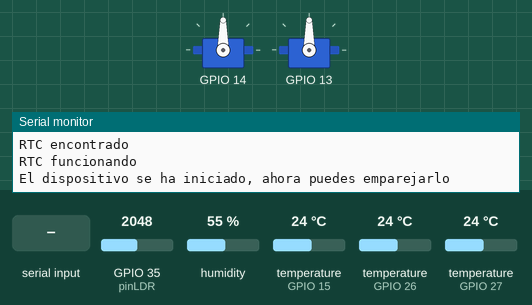
The sketch below on a simulated ESP32. Shown: 2 × servo, the last lines printed to the serial monitor. Inputs (shaded band) come from the test bench; at power-on: temperature (sensors on GPIO 15, GPIO 26, GPIO 27) 24 °C, GPIO 35 (pinLDR) = 2048, humidity 55 %. The local clock reads 2024-03-15 10:24:30 at power-on unless the sketch sets it; storage starts empty; nothing arrives over Bluetooth unless stated.

Above: at 1.2 s.
1.3 s: temperature (sensor on GPIO 15) set to 26 °C
6.7 s: GPIO 35 (pinLDR) set to 1995
At 9.1 s:
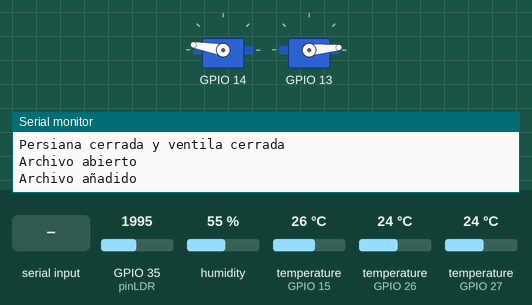
11.3 s: temperature (sensor on GPIO 26) set to 28 °C
At 13.6 s:
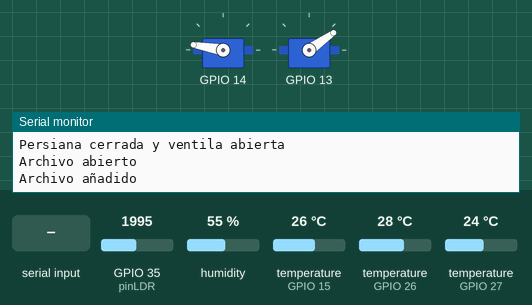
15.9 s: "5\n" received over the second serial link
22.0 s: "1\n" received over the second serial link
At 26.3 s:
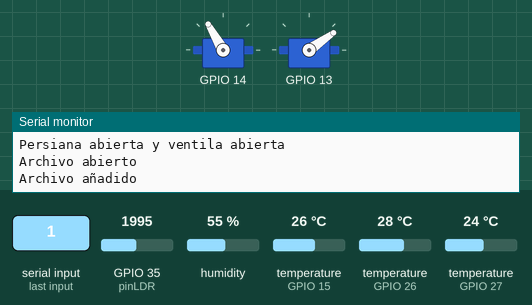
26.6 s: "4\n" received over the second serial link
At 33.7 s:
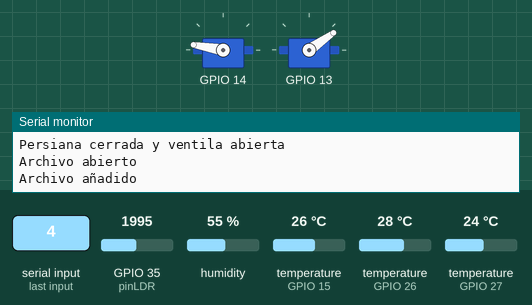
Timing chart, 0 to 35.2 s (numbered marks = the images above; inputs shaded):
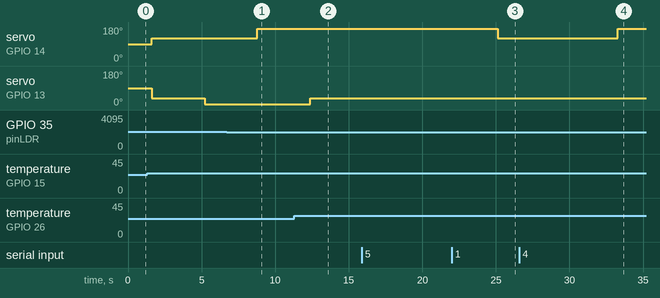

The sketch:

Ventana_V4.ino
```cpp
/* Includes ----------------------------------------------------------------*/
#include "def.h"
#include "DS18B20.h"
#include "servo.h"
#include "dht11.h"
#include "ldr.h"
#include "rtc.h"
#include "bluetooth.h"
#include "microsd.h"
#include "print_data.h"
/* Structures ----------------------------------------------------------------*/
vent ventana = {
  .windowMode = 10,
  .dateFormatted = "",
  .tempIndoor = 0,
  .humIndoor = 0,
  .avgTemp = 0,
  .ldr = 0
};
/* Setup -------------------------------------------------------------------*/
void setup() {
  Serial.begin(115200);
  SD_init();
  RTC_init();
  BT_init();
  DS18B20_init();
  DHT_init();
  servo_init();
}
/* Loop -------------------------------------------------------------------*/
void loop() {
  /* Obtención de datos ---------------------------------------------------*/
  ventana.dateFormatted = getDate();
  ventana.tempIndoor =    getTempe();
  ventana.humIndoor =     getHumi();
  ventana.avgTemp =       getAvgTemp();
  ventana.ldr =           getLDR();
  /* Modo automático por defecto ------------------------------------------*/
  if (ventana.windowMode == 10) {
    if (ventana.ldr >= luzDeseada) {
      persianaState(true);
    }
    else if (ventana.ldr < luzDeseada) {
      persianaState(false);
    }
    if (ventana.avgTemp > temperaturaDeseada || ventana.tempIndoor < temperaturaDeseada || ventana.avgTemp > ventana.tempIndoor) {
      ventilaState(true);
    } else {
      ventilaState(false);
    }
  }
  String comando = "";
  while (SerialBT.available()) {
    comando = SerialBT.readString();
    comando.trim();
  }
  /* Modo automático app  --------------------------------------------------*/
  if (comando == "4") {
    ventana.windowMode = 10;
  }
  else if (comando == "5") {
    ventana.windowMode = 20;
  }
  else if (comando == "1" && ventana.windowMode == 20) {
    persianaState(true);
  }
  else if (comando == "0" && ventana.windowMode == 20) {
    persianaState(false);
  }
  else if (comando == "2" && ventana.windowMode == 20) {
    ventilaState(true);
  }
  else if (comando == "3" && ventana.windowMode == 20) {
    ventilaState(false);
  }
  printDataSerial(&dht11, &persiana, &ventila, &ventana, &camaraSuperior, &camaraInferior, &luzDeseada, &temperaturaDeseada);
  printDataBT(&dht11, &persiana, &ventila, &ventana, &camaraSuperior, &camaraInferior, &luzDeseada, &temperaturaDeseada);
  logSDCard(&dht11, &persiana, &ventila, &ventana, &camaraSuperior, &camaraInferior, &luzDeseada, &temperaturaDeseada);
  delay(2000);
}
```

DS18B20.h
```cpp
/* Includes ------------------------------------------------------------------*/
#include <OneWire.h>
#include <DallasTemperature.h>
/* Structures ----------------------------------------------------------------*/
ds18b20 camaraSuperior = {  // TEMPERATURA 2
  .pin = 27,
  .temp = 0
};
ds18b20 camaraInferior = {  // TEMPERATURA 1
  .pin = 26,
  .temp = 0
};
/* Instances -----------------------------------------------------------------*/
OneWire CamaraArriba(camaraSuperior.pin);
OneWire CamaraAbajo(camaraInferior.pin);
DallasTemperature camaraArriba(&CamaraArriba);
DallasTemperature camaraAbajo(&CamaraAbajo);
/* Functions -----------------------------------------------------------------*/
void DS18B20_init() {
  camaraArriba.begin();
  camaraAbajo.begin();
}

float getAvgTemp() {
  camaraArriba.requestTemperatures();
  camaraAbajo.requestTemperatures();

  camaraSuperior.temp = camaraArriba.getTempCByIndex(0);
  camaraInferior.temp = camaraAbajo.getTempCByIndex(0);

  camaraSuperior.temp = camaraSuperior.temp == -127 ? 0 : camaraSuperior.temp;
  camaraInferior.temp = camaraInferior.temp == -127 ? 0 : camaraInferior.temp;

  return ((camaraSuperior.temp + camaraInferior.temp) / 2);
}
```

bluetooth.h
```cpp
/* Includes ----------------------------------------------------------------*/
#include <BluetoothSerial.h>
/* Instances ----------------------------------------------------------------*/
BluetoothSerial SerialBT;
/* Functions -----------------------------------------------------------------*/
void BT_init() {
  SerialBT.begin("ESP32-4");
  Serial.println("El dispositivo se ha iniciado, ahora puedes emparejarlo");
}
void printDataBT(dht* dht11, servo* persiana, servo* ventila, vent* ventana, ds18b20* camaraSuperior, ds18b20* camaraInferior, uint16_t *luzDeseada, uint8_t *temperaturaDeseada) {
  String datosBT =  String(dht11->temp) + "_" +
                    String(dht11->hum) + "_" +
                    String(persiana->state) + "_" +
                    String(ventila->state) + "_" +
                    String(ventana->windowMode) + "_" +
                    String(ventana->ldr) + "_" +
                    String(camaraSuperior->temp) + "_" +
                    String(camaraInferior->temp) + "_" +
                    String(*luzDeseada) + "_" +
                    String(*temperaturaDeseada) + "\r\n";
  SerialBT.print(datosBT);
}
```

def.h
```cpp
/* Variables -----------------------------------------------------------------*/
uint8_t temperaturaCamara = 0;
uint8_t temperaturaDeseada = 25;
uint16_t luzDeseada = 2040;
/* Structures ----------------------------------------------------------------*/
struct vent {
  uint8_t   windowMode;
  String    dateFormatted;
  float     tempIndoor;
  float     humIndoor;
  float     avgTemp;
  uint16_t  ldr;
};

struct servo {
  const uint8_t pin;
  uint8_t state;
  uint8_t degreesOpen;
  uint8_t degreesClosed;
};
struct dht {
  const uint8_t pin;
  float temp;
  float hum;
};
struct ds18b20 {
  const uint8_t pin;
  float temp;
};
```

dht11.h
```cpp
/* Includes ------------------------------------------------------------------*/
#include <DHT.h>
/* Structures ----------------------------------------------------------------*/
dht dht11 = {
  .pin = 15,
  .temp = 0,
  .hum = 0
};
/* Instances -----------------------------------------------------------------*/
DHT dhtSensor(dht11.pin, DHT11);
/* Functions -----------------------------------------------------------------*/
void DHT_init() {
  dhtSensor.begin();
}
float getTempe() {
  dht11.temp = dhtSensor.readTemperature();
  dht11.temp = isnan(dht11.temp) ? 0 : dht11.temp;
  return dht11.temp;
}
float getHumi() {
  dht11.hum = dhtSensor.readHumidity();
  dht11.hum = isnan(dht11.hum) ? 0 : dht11.hum;
  return dht11.hum;
}
```

ldr.h
```cpp
const uint8_t pinLDR = 35;
/* Functions -----------------------------------------------------------------*/
uint16_t getLDR()
{
  uint16_t raw_data = analogRead(pinLDR);
  return raw_data;
}
```

microsd.h
```cpp
/* Includes ------------------------------------------------------------------*/
#include <FS.h>
#include <SD.h>
#include <SPI.h>
/* Functions -----------------------------------------------------------------*/
void writeFile(fs::FS &fs, const char * path, const char * message) {
  File file = fs.open(path, FILE_WRITE);

  Serial.println(!file ? "Archivo no se pudo abrir" : "Archivo abierto");
  Serial.println(file.print(message) ? "Archivo escrito" : "No se ha podido escribir");
  file.close();
}
void appendFile(fs::FS &fs, const char * path, const char * message) {
  File file = fs.open(path, FILE_APPEND);
  Serial.println(!file ? "Archivo no se pudo abrir" : "Archivo abierto");
  Serial.println(file.print(message) ? "Archivo añadido" : "No se ha podido añadir");
  file.close();
}
void SD_init() {
  Serial.println(!SD.begin() ? "No se puede encontrar la SD" : "Se encontro la SD");
  File file = SD.open("/dataESP32.txt");
  Serial.println(!file ? "El archivo no existe, se creara uno" : "El archivo ya existe");
  if (!file) {
    writeFile(SD, "/dataESP32.txt", "ESP32-4\r\n");
    writeFile(SD, "/dataESP32.txt", "Fecha,TemperaturaInterior,HumedadInterior,EstadoPersiana,EstadoVentila,ModoVentana,Luz,TemperaturaCamaraArriba,temperaturaCamaraAbajo,LuzDeseada,TemperaturaDeseada\r\n");
  } else if (file) {
    writeFile(SD, "/dataESP32.txt", "ESP32-4\r\n");
    writeFile(SD, "/dataESP32.txt", "Fecha,TemperaturaInterior,HumedadInterior,EstadoPersiana,EstadoVentila,ModoVentana,Luz,TemperaturaCamaraArriba,temperaturaCamaraAbajo,LuzDeseada,TemperaturaDeseada\r\n");
  }
  file.close();
}
void logSDCard(dht* dht11, servo* persiana, servo* ventila, vent* ventana, ds18b20* camaraSuperior, ds18b20* camaraInferior, uint16_t *luzDeseada, uint8_t *temperaturaDeseada) {
  String datosSD =  String(ventana->dateFormatted) + "," +
                    String(dht11->temp) + "," +
                    String(dht11->hum) + "," +
                    String(persiana->state) + "," +
                    String(ventila->state) + "," +
                    String(ventana->windowMode) + "," +
                    String(ventana->ldr) + "," +
                    String(camaraSuperior->temp) + "," +
                    String(camaraInferior->temp) + "," +
                    String(*luzDeseada) + "," +
                    String(*temperaturaDeseada) + "\r\n";
  appendFile(SD, "/dataESP32.txt", datosSD.c_str());
}
```

print_data.h
```cpp
/* Functions -----------------------------------------------------------------*/
void printDataSerial(dht* dht11, servo* persiana, servo* ventila, vent* ventana, ds18b20* camaraSuperior, ds18b20* camaraInferior, uint16_t *luzDeseada, uint8_t *temperaturaDeseada)
{
  if (ventana->windowMode == 10) {
    Serial.println("---------- AUTOMATICO ----------");
  } else if (ventana->windowMode == 20) {
    Serial.println("------------ MANUAL ------------");
  }
  Serial.println(ventana->dateFormatted);
  Serial.print("Temperatura interior: ");
  Serial.print(dht11->temp);
  Serial.println("ºC");
  Serial.print("Humedad interior: ");
  Serial.print(dht11->hum);
  Serial.println("%");
  Serial.print("Temperatura superior: ");
  Serial.print(camaraSuperior->temp);
  Serial.println("ºC");
  Serial.print("Temperatura inferior: ");
  Serial.print(camaraInferior->temp);
  Serial.println("ºC");
  Serial.print("Temperatura deseada: ");
  Serial.print(*temperaturaDeseada);
  Serial.println("ºC");
  Serial.print("Nivel de luz : ");
  Serial.println(ventana->ldr);
  Serial.print("Luz deseada: ");
  Serial.println(*luzDeseada);
  Serial.print(persiana->state == true ? "Persiana abierta y " : "Persiana cerrada y ");
  Serial.println(ventila->state == true ? "ventila abierta" : "ventila cerrada");
}
```

rtc.h
```cpp
/* Includes ------------------------------------------------------------------*/
#include <RTClib.h>
/* Instances -----------------------------------------------------------------*/
RTC_DS1307 DS1307_RTC;
/* Functions -----------------------------------------------------------------*/
void RTC_init() {
  Serial.println(!DS1307_RTC.begin() ? "RTC no encontrado" : "RTC encontrado");
  Serial.println(!DS1307_RTC.isrunning() ? "RTC no funciona" : "RTC funcionando");
  DS1307_RTC.adjust(DateTime(F(__DATE__), F(__TIME__)));
  Serial.flush();
}
String getDate() {
  DateTime currentDateTime = DS1307_RTC.now();
  char timeStamp[] = "DD/MM/YYYY, hh:mm:ss";
  String dateTime = currentDateTime.toString(timeStamp);
  return dateTime;
}
```

servo.h
```cpp
/* Includes ------------------------------------------------------------------*/
#include <Servo.h>
/* Structures ----------------------------------------------------------------*/
servo persiana = {
  .pin = 14,
  .state = true,
  .degreesOpen = 120,
  .degreesClosed = 170
};
servo ventila = {
  .pin = 13,
  .state = true,
  .degreesOpen = 35,
  .degreesClosed = 5
};
/* Instances -----------------------------------------------------------------*/
Servo servoPersiana;
Servo servoVentila;
/* Functions -----------------------------------------------------------------*/
void servo_init() {
  servoPersiana.attach(persiana.pin);
  servoVentila.attach(ventila.pin);
}
void persianaState(uint8_t state) {
  persiana.state = state;
  persiana.state ? servoPersiana.write(persiana.degreesOpen) : servoPersiana.write(persiana.degreesClosed);
}
void ventilaState(uint8_t state) {
  ventila.state = state;
  ventila.state ? servoVentila.write(ventila.degreesOpen) : servoVentila.write(ventila.degreesClosed);
}
```

Measured:
- the behaviour switches between 2040 and 2039 on GPIO 35 (pinLDR) (found by bisection; images 0 and 1)
- the behaviour switches between 26 and 27 °C on temperature (sensor on GPIO 26) (found by bisection; images 1 and 2)
- after the input at 6.7 s, servo on GPIO 14: 120° → 170° after 2.1 s
- after the input at 11.3 s, servo on GPIO 13: 5° → 35° after 1.1 s
- after the input at 22.0 s, servo on GPIO 14: 170° → 120° after 3.1 s
- after the input at 26.6 s, servo on GPIO 14: 120° → 170° after 6.7 s
